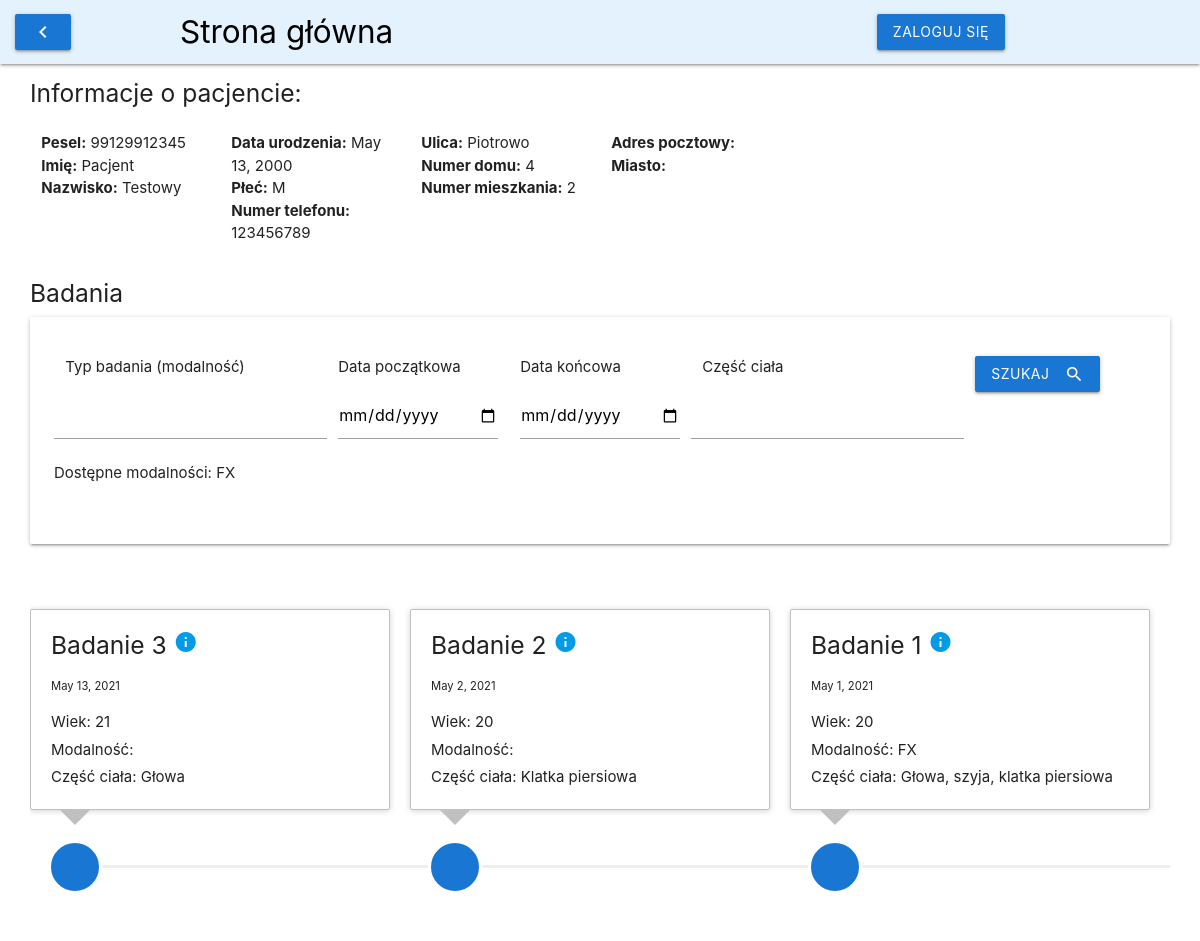
Page /patient/99129912345/ on the committed database.
### pacjenci/models.py (models this page shows, shortened)
class Patient(models.Model):
    class Meta:
        verbose_name_plural = "Patients"
    SEX_CHOICES = (
        ('M', 'Male'),
        ('F', 'Female')
    )
    pesel = models.CharField(max_length=11, primary_key=True)
    first_name = models.CharField(max_length=20)
    surname = models.CharField(max_length=30)
    birthdate = models.DateField()
    sex = models.CharField(max_length=1, choices=SEX_CHOICES)
    phone_no = models.CharField(max_length=15, blank=True)
    street_name = models.CharField(max_length=20, blank=True)
    house_no = models.IntegerField(blank=True)
    flat_no = models.IntegerField(blank=True)
    postal_code = models.CharField(max_length=6, blank=True)
    city = models.CharField(max_length=20, blank=True)
    description = models.TextField(blank=True)
    dicom_location = models.TextField(blank=True)

class Studies(models.Model):
    class Meta:
        verbose_name_plural = "Studies"
    name = models.CharField(max_length=50)
    study_date = models.DateField()
    age = models.IntegerField(blank=True)
    modalities = models.CharField(max_length=30, blank=True)
    body_parts = models.CharField(max_length=50, blank=True)
    patient = models.ForeignKey(Patient, on_delete=models.CASCADE)

### pacjenci/views.py (the view)
# urls.py: path('patient/<patient_id>/', patient_info, name='patient_info'),
def patient_info(request, patient_id):
    patient_data = Patient.objects.get(pesel=patient_id)
    patient_studies = Studies.objects.filter(patient = patient_id).order_by('-study_date')
    start_date_query = request.GET.get('start_date')
    end_date_query = request.GET.get('end_date')
    body_part_query = request.GET.get('body_part')
    modalities_query = request.GET.get('modality')
    if is_valid_queryparam(modalities_query):
        patient_studies = patient_studies.filter(modalities__icontains = modalities_query)
    if is_valid_queryparam(body_part_query):
        patient_studies = patient_studies.filter(body_parts__icontains = body_part_query)
    if is_valid_queryparam(start_date_query):
        patient_studies = patient_studies.filter(study_date__gte = start_date_query)
    if is_valid_queryparam(end_date_query):
        patient_studies = patient_studies.filter(study_date__lt = end_date_query)
    modalities = []
    for study in patient_studies:
        modalities.append(study.modalities)
    modalities = list(set(modalities))
    data = {
        'patient_data' : patient_data,
        'patient_studies' : patient_studies,
        'modalities': modalities
    }
    return render(request, 'patient_info.html', data)

### pacjenci/views.py (called while the page is built)
def is_valid_queryparam(param):
    return param != '' and param is not None

### pacjenci/templates/patient_info.html
{% extends 'main.html' %}
{% block patient %}
<head>
    {% load static %}
    <link rel="stylesheet" href="{% static 'timeline.css' %}" type="text/css">
</head>
<div>
    <h5>Informacje o pacjencie:</h5>
    <div class="row">
        <ul class="col s2">
            <li><b>Pesel:</b> {{patient_data.pesel}}</li>
            <li><b>Imię:</b> {{patient_data.first_name}}</li>
            <li><b>Nazwisko:</b> {{patient_data.surname}}</li>
        </ul>
        <ul class="col s2">
            <li><b>Data urodzenia:</b> {{patient_data.birthdate}}</li>
            <li><b>Płeć:</b> {{patient_data.sex}}</li>
            <li><b>Numer telefonu:</b> {{patient_data.phone_no}}</li>
        </ul>
        <ul class="col s2">
            <li><b>Ulica:</b> {{patient_data.street_name}}</li>
            <li><b>Numer domu:</b> {{patient_data.house_no}}</li>
            <li><b>Numer mieszkania:</b> {{patient_data.flat_no}}</li>
        </ul>
        <ul class="col s2">
            <li><b>Adres pocztowy:</b> {{patient_data.postal_code}}</li>
            <li><b>Miasto:</b> {{patient_data.city}}</li>
        </ul>
    </div>
    <h5>Badania</h5>
    {% include 'timeline.html' %}
</div>
{% endblock patient %}

### pacjenci/templates/timeline.html (shortened to what this page needs)
{% block timeline %}
<div>
    <div class="row card-panel">
        <form>
            <div class="col s3 form-group">
                <p>Typ badania (modalność)</p>
                <div class="row">
                  <input type="text" name="modality" id="modality">
                       <p>Dostępne modalności:
                            {% for modality in modalities %}
                                {% if modality == "" %}
                                {% else %}
                                    {{modality}}
                                {% endif %}
                           {% endfor %}
                       </p>
                </div>
            </div>
            <div class="col s2">
                <p>Data początkowa</p>
                <input type="date" name="start_date" id="startDate">
            </div>
            <div class="col s2">
                <p>Data końcowa</p>
                <input type="date" name="end_date" id="endDate">
            </div>
            <div class="col s3">
                <p>Część ciała</p>
                <div class="row">
                    <input type="text" name="body_part" id="bodyPart">
                </div>
            </div>
            <div class="col s2 valign-wrapper">
                <ul>
                    <li><button class="btn waves-effect waves-light blue darken-2" type="submit" onclick="saveFilter()" name="action">Szukaj
                            <i class="material-icons right">search</i>
                        </button></li>
                </ul>
            </div>
        </form>
    </div>
    <div style="display:inline-block;width:100%;overflow-y:auto;padding-top:0;">
        <ul class="timeline timeline-horizontal">
            {% for studies in patient_studies %}
            <li class="timeline-item">
                <div class="timeline-badge blue darken-2"></div>
                <div class="timeline-panel">
                    <div class="timeline-heading">
                        <h5 class="timeline-title">{{studies.name}} <a href="/studies/{{studies.id}}"><i
                                    class="material-icons">info</i></a></h5>
                        <p><small class="text-muted">{{studies.study_date}}</small></p>
                    </div>
                    <div class="timeline-body">
                        <p>Wiek: {{studies.age}}</p>
                        <p>Modalność: {{studies.modalities}}</p>
                        <p>Część ciała: {{studies.body_parts}}</p>
                    </div>
                </div>
            </li>
            {% endfor %}
        </ul>
    </div>
</div>
</div>
{% endblock timeline %}

### pacjenci/static/timeline.css (style rules this page uses)
.timeline, .timeline-horizontal { list-style: none; padding: 20px; position: relative; }
.timeline:before { top: 0; bottom: 0; position: absolute; content: " "; width: 3px; background-color: #eeeeee; left: 50%; margin-left: -1.5px; }
.timeline .timeline-item { margin-bottom: 20px; position: relative; max-width: 300px; }
.timeline .timeline-item:before, .timeline .timeline-item:after { content: ""; display: table; }
.timeline .timeline-item:after { clear: both; }
.timeline .timeline-item .timeline-badge { color: #fff; width: 54px; height: 54px; line-height: 52px; font-size: 22px; text-align: center; position: absolute; top: 18px; left: 50%; margin-left: -25px; background-color: #7c7c7c; border: 3px solid #ffffff; z-index: 100; border-top-right-radius: 50%; border-top-left-radius: 50%; border-bottom-right-radius: 50%; border-bottom-left-radius: 50%; }
.timeline .timeline-item .timeline-badge { background-color: #0288d1; }
.timeline .timeline-item .timeline-panel { position: relative; width: 46%; float: left; right: 16px; border: 1px solid #c0c0c0; background: #ffffff; border-radius: 2px; padding: 20px; -webkit-box-shadow: 0 1px 6px rgba(0, 0, 0, 0.175); box-shadow: 0 1px 6px rgba(0, 0, 0, 0.175); }
.timeline .timeline-item .timeline-panel:before { position: absolute; top: 26px; right: -16px; display: inline-block; border-top: 16px solid transparent; border-left: 16px solid #c0c0c0; border-right: 0 solid #c0c0c0; border-bottom: 16px solid transparent; content: " "; }
.timeline .timeline-item .timeline-panel .timeline-title { margin-top: 0; color: inherit; }
.timeline .timeline-item .timeline-panel .timeline-body > p, .timeline .timeline-item .timeline-panel .timeline-body > ul { margin-bottom: 0; }
.timeline .timeline-item .timeline-panel .timeline-body > p + p { margin-top: 5px; }
.timeline .timeline-item:nth-child(even) .timeline-panel { float: right; left: 16px; }
.timeline .timeline-item:nth-child(even) .timeline-panel:before { border-left-width: 0; border-right-width: 14px; left: -14px; right: auto; }
.timeline-horizontal { list-style: none; position: relative; padding: 20px 0px 20px 0px; display: inline-block; }
.timeline-horizontal:before { height: 3px; top: auto; bottom: 26px; left: 56px; right: 0; width: 100%; margin-bottom: 20px; }
.timeline-horizontal .timeline-item { display: table-cell; height: 280px; width: 20%; min-width: 320px; float: none !important; padding-left: 0px; padding-right: 20px; margin: 0 auto; vertical-align: bottom; }
.timeline-horizontal .timeline-item .timeline-panel { top: auto; bottom: 64px; display: inline-block; float: none !important; left: 0 !important; right: 0 !important; width: 100%; margin-bottom: 20px; }
.timeline-horizontal .timeline-item .timeline-panel:before { top: auto; bottom: -16px; left: 28px !important; right: auto; border-right: 16px solid transparent !important; border-top: 16px solid #c0c0c0 !important; border-bottom: 0 solid #c0c0c0 !important; border-left: 16px solid transparent !important; }
.timeline-horizontal .timeline-item:before, .timeline-horizontal .timeline-item:after { display: none; }
.timeline-horizontal .timeline-item .timeline-badge { top: auto; bottom: 0px; left: 43px; }

### rows in the picture
Patient: pesel "99129912345", first_name "Pacjent", surname "Testowy", birthdate "May 13, 2000", sex "M", phone_no "123456789", street_name "Piotrowo", house_no "4", flat_no "2"
Studies: modalities "FX", name "Badanie 1", study_date "May 1, 2021", age "20", modalities "FX", body_parts "Głowa, szyja, klatka piersiowa"
Studies: name "Badanie 3", study_date "May 13, 2021", age "21", body_parts "Głowa"
Studies: name "Badanie 2", study_date "May 2, 2021", age "20", body_parts "Klatka piersiowa"
